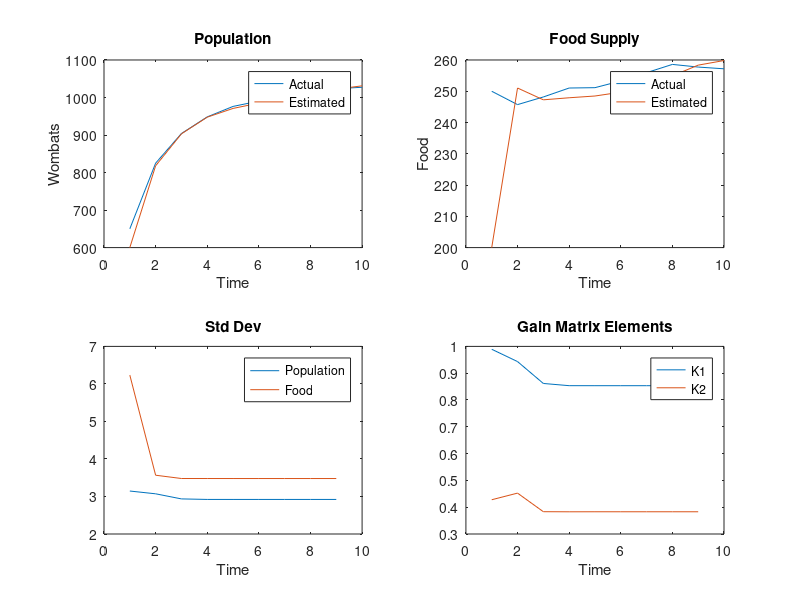

Here is the MATLAB script that generated this plot:
%%
clc; clear all; close all;
maxIter = 10;
foodW = normrnd(0,sqrt(10),[1,maxIter]);
obsW = normrnd(0,sqrt(10),[1,maxIter]); 
Xactual = [650; 250];
F = [1/2 2; 0 1];
Pplus(:,:,1) = [500 0; 0 200];
Q = [0 0; 0 10];
H = [1 0];
R = 10;
Xplus(:,1)= [600; 200];
n = 2;

y(:,1) = Xactual(1,1) + obsW(1);
std1 = [];
std2 = [];
K1 = [];
K2 = [];

% discrete kalman filter + simulation
for k = 2:maxIter
     Xactual(:,k) = F*Xactual(:,k-1) + [0 foodW(k)]';
     y(:,k) = Xactual(1,k) + obsW(k);
     
     Pminus(:,:,k) = F*Pplus(:,:,k-1)*F' + Q;
     K(:,:,k) = Pminus(:,:,k)*H'/(H*Pminus(:,:,k)*H' + R);
     Xminus(:,k) = F*Xplus(:,k-1);
     Xplus(:,k) = Xminus(:,k) + K(:,:,k)*(y(:,k)-H*Xminus(:,k)); 
     Pplus(:,:,k) = (eye(n) - K(:,:,k)*H)*Pminus(:,:,k);
     std1 = vertcat(std1, sqrt(Pplus(1,1,k)));
     std2 = vertcat(std2, sqrt(Pplus(2,2,k)));
     K1 = vertcat(K1, K(1,1,k));
     K2 = vertcat(K2, K(2,1,k));
end
figure()
subplot(2,2,1)
plot(Xactual(1,:))
hold on
plot(Xplus(1,:))
xlabel('Time')
ylabel('Wombats')
legend('Actual', 'Estimated', 'Location', 'best')
title('Population')

subplot(2,2,2)
plot(Xactual(2,:))
hold on
plot(Xplus(2,:))
xlabel('Time')
ylabel('Food')
legend('Actual', 'Estimated', 'Location', 'best')
title('Food Supply')

subplot(2,2,3)
plot(std1)
hold on
plot(std2)
xlabel('Time')
legend('Population', 'Food', 'Location', 'best')
title('Std Dev')

subplot(2,2,4)
plot(K1)
hold on
plot(K2)
xlabel('Time')
legend('K1', 'K2', 'Location', 'best')
title('Gain Matrix Elements')
